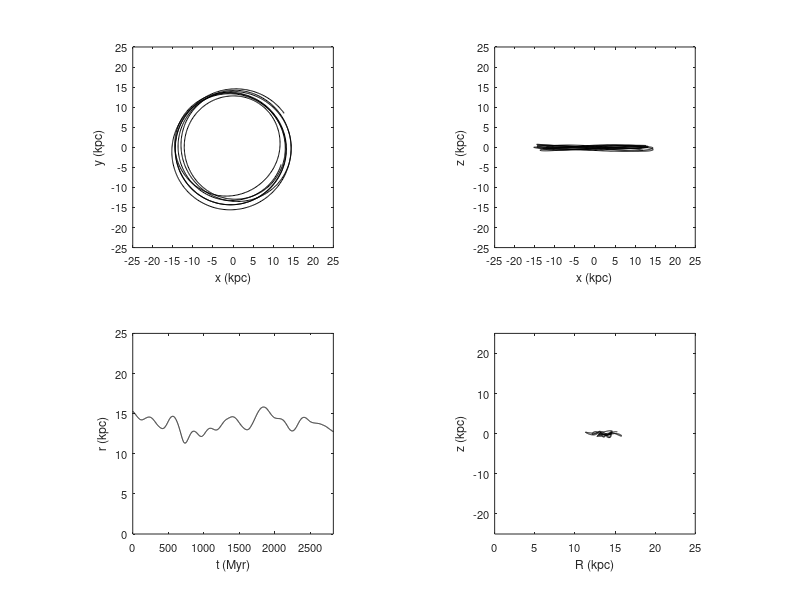

Here is the MATLAB script that generated this plot:
clear all
close all

data = load('ax_coeff.dat');

whitebg('w')

t = data(:,1);

x = data(:,12);
y = data(:,13);
z = data(:,14);

v_x = data(:,15);
v_y = data(:,16);
v_z = data(:,17);

R = sqrt(x.^2+y.^2);
r = sqrt(x.^2+y.^2+z.^2);



subplot(2,2,1), plot(x,y,'k')

xlabel('x (kpc)','fontsize',9)
ylabel('y (kpc)','fontsize',9)
axis([-25 25 -25 25])
set(gca,'xtick',(-25:5:25),'ytick',(-25:5:25),'fontsize',8)
axis square


subplot(2,2,2), plot(x,z,'k')

xlabel('x (kpc)','fontsize',9)
ylabel('z (kpc)','fontsize',9)
axis([-25 25 -25 25])
set(gca,'xtick',(-25:5:25),'ytick',(-25:5:25),'fontsize',8)
axis square

subplot(2,2,3), plot(t,r,'k')

xlabel('t (Myr)','fontsize',9)
ylabel('r (kpc)','fontsize',9)
axis([0 max(t) 0 25])
set(gca,'ytick',(0:5:25),'fontsize',8)
axis square


subplot(2,2,4), plot(R,z,'k')

xlabel('R (kpc)','fontsize',9)
ylabel('z (kpc)','fontsize',9)
axis square
axis([0 25 -25 25])
set(gca,'fontsize',8)



